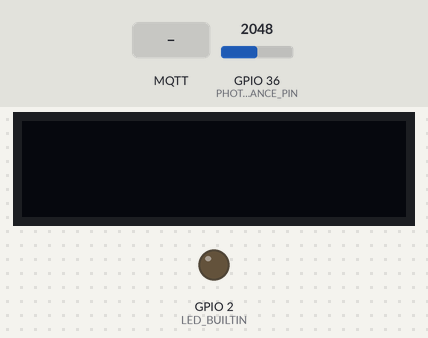
Simulated run of this program. Board: ESP32. On the bench: 128×32 one-colour display, output pins drawn as LEDs (lit = HIGH). The test bench sets the inputs (shaded band); at power-on: GPIO 36 (PHOTORESISTANCE_PIN) = 2048. WiFi joins after 1.5 s; servers stay silent unless stated; no MQTT or app messages arrive unless stated; not simulated (calls return 0 or success): MQTTCredentials.h, WiFiCredentials.h; names the files do not define were given values by the test bench: mqtt_port = 1883; what the program prints to the serial monitor is not drawn.

Above: at 2.7 s.
2.8 s: MQTT message "esp32/input" arrives on the first subscribed topic
At 3.4 s:
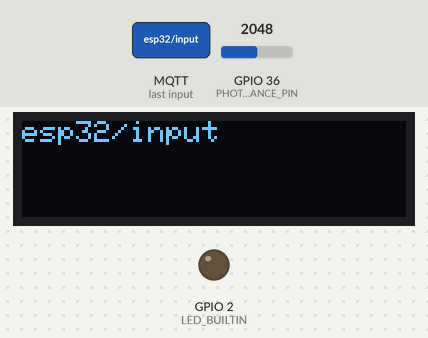
4.3 s: MQTT message "1" arrives on the first subscribed topic
At 4.6 s:
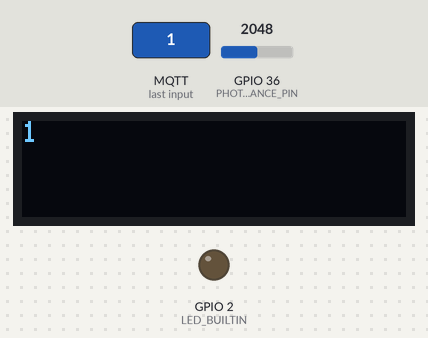
5.8 s: MQTT message "on" arrives on the first subscribed topic
At 6.9 s:
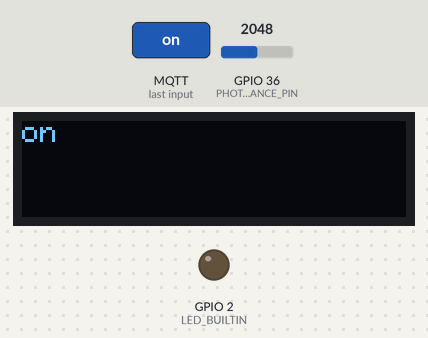
7.3 s: MQTT message "off" arrives on the first subscribed topic
At 8.0 s:
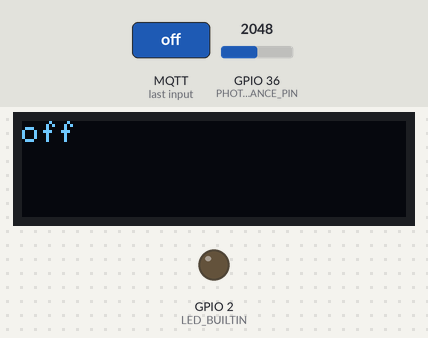
8.8 s: MQTT message "LedOn" arrives on the first subscribed topic
At 9.9 s:
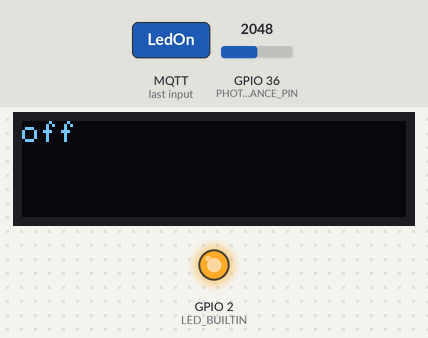
10.3 s: MQTT message "esp32/input" arrives on the first subscribed topic
At 11.5 s:
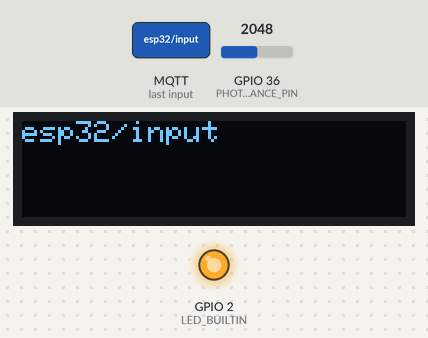
Timing chart, 0 to 12.8 s (numbered marks = the images above; inputs shaded):
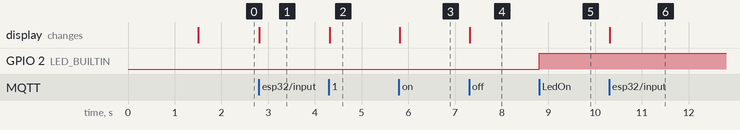

The program:

main.cpp
```cpp
/* Arduino base */
#include <Arduino.h>
#include <SPI.h>
#include <Wire.h>
/* librairie MQTT */
#include "MQTTConfig.h"
#include "WifiConfig.h"


// pin de la photorésistance
#define PHOTORESISTANCE_PIN 36
// maximum received message length
#define MAX_MSG_LEN (128)

unsigned int lumos = 0;


/*****************************
 ********** SETUP & LOOP *****
 * ***************************/

void setup() {
  Serial.begin(9600);
  /****  Connection au WiFi  ****/
  connectWifi();
  /**** Connection au broker MQTT & subscribe aux topics désirés ****/
  connectMQTT();
}


void loop() {

  /* Reconnection au broker au besoin */
  if (!client.connected()) {
    reconnect();
  }
  /* loop pour la réception de message */
  client.loop();
  /* envoie d'un message toutes les 1 seconds */
  long now = millis();
  if (now - lastMsg > 1000) {
    lastMsg = now;
    lumos = analogRead(PHOTORESISTANCE_PIN);

    /* Convert the value to a char array */
    char tempString[8];
    dtostrf(lumos, 1, 2, tempString);
    Serial.print("value = ");
    Serial.println(tempString);

    client.publish("esp32/output", tempString);
  }
}
```

MQTTConfig.h
```cpp
#include <Arduino.h>
#include <MQTTCredentials.h>
#include <PubSubClient.h>
#include <WiFi.h>
/* librarire Oled */
#include <Adafruit_GFX.h>
#include <Adafruit_I2CDevice.h>
#include <Adafruit_SSD1306.h>

WiFiClient espClient;
PubSubClient client(espClient);

/********** POUR L'ECRAN **********/
#define SCREEN_WIDTH 128  // OLED display width, in pixels
#define SCREEN_HEIGHT 32  // OLED display height, in pixels

#define OLED_RESET 16  // Reset pin # (or -1 if sharing Arduino reset pin)
#define SCREEN_ADDRESS \
  0x3C  ///< See datasheet for Address; 0x3D for 128x64, 0x3C for 128x32

TwoWire twi = TwoWire(1);  // our own TwoWire instance on bus 1
Adafruit_SSD1306 display(SCREEN_WIDTH, SCREEN_HEIGHT, &twi, OLED_RESET);

#define NUMFLAKES 10  // Number of snowflakes in the animation example

#define LOGO_HEIGHT 16
#define LOGO_WIDTH 16

static const unsigned char PROGMEM logo_bmp[] = {
    B00000000, B11000000, B00000001, B11000000, B00000001, B11000000, B00000011,
    B11100000, B11110011, B11100000, B11111110, B11111000, B01111110, B11111111,
    B00110011, B10011111, B00011111, B11111100, B00001101, B01110000, B00011011,
    B10100000, B00111111, B11100000, B00111111, B11110000, B01111100, B11110000,
    B01110000, B01110000, B00000000, B00110000};

/********** FIN POUR L'ECRAN **********/

long lastMsg = 0;
char msg[50];
int value = 0;

void callback(char* topic, byte* message, unsigned int length);

void connectMQTT(void) {
  // Connection au serveur
  client.setServer(mqtt_server, mqtt_port);
  // Gestion du callback
  client.setCallback(callback);
  // abonnnement au topic esp32/input
  client.subscribe("esp32/input");

  pinMode(LED_BUILTIN, OUTPUT);
  /****  amorçage de l'écran OLED  ****/
  twi.begin(4, 15);  // Needs to come before display.begin is used
  // SSD1306_SWITCHCAPVCC = generate display voltage from 3.3V internally
  if (!display.begin(SSD1306_SWITCHCAPVCC, SCREEN_ADDRESS)) {
    Serial.println(F("SSD1306 allocation failed"));
    for (;;)
      ;  // Don't proceed, loop forever
  }
  display.setTextSize(1);  // Draw 1 X-scale text
  display.setTextColor(SSD1306_WHITE);
  display.clearDisplay();
  // Show initial display buffer contents on the screen --
  // the library initializes this with an Adafruit splash screen.
  display.display();
}

void callback(char* topic, byte* message, unsigned int length) {
  Serial.print("Message arrived on topic: ");
  Serial.print(topic);
  Serial.print(". Message: ");
  String messageTemp = "";

  for (int i = 0; i < length; i++) {
    Serial.print((char)message[i]);
    messageTemp += (char)message[i];
  }
  Serial.println();
  pinMode(LED_BUILTIN, OUTPUT);

  // Si nous recevons un message du topic esp32/input
  if (String(topic) == "esp32/input") {
    // si message est la commande "LedOn"
    if (String(messageTemp) == "LedOn") {
      // on allume la LED
      digitalWrite(LED_BUILTIN, HIGH);
    } else  // si message est la commande "LedOff"
        if (String(messageTemp) == "LedOff") {
      // on éteint la LED
      digitalWrite(LED_BUILTIN, LOW);
    } else {
      // on affiche le contenu du message sur l'écran Oled
      display.clearDisplay();        // efface le display
      display.setCursor(0, 0);     // place le curseur
      display.println(messageTemp);  // écrit le message dans le buffer
      display.display();             // affiche le contenu du buffer
    }
  }
}

void reconnect() {
  // Loop until we're reconnected
  while (!client.connected()) {
    Serial.print("Attempting MQTT connection...");
    // Attempt to connect
    // ? may need to change
    if (client.connect("ESP8266Client")) {
      Serial.println("connected");
      // Subscribe
      client.subscribe("esp32/input");
    } else {
      Serial.print("failed, rc=");
      Serial.print(client.state());
      Serial.println(" try again in 5 seconds");
      // Wait 5 seconds before retrying
      delay(5000);
    }
  }
}
```

WifiConfig.h
```cpp
#include "WiFi.h"
#include "WiFiCredentials.h"

void connectWifi(void) {
  WiFi.begin(SSID, WiFiPassword);
  Serial.print("Connecting");
  while (WiFi.status() != WL_CONNECTED) {
    delay(500);
    Serial.print(".");
  }
  Serial.println();

  Serial.print("Connected, IP address: ");
  Serial.println(WiFi.localIP());
}
```

Measured:
- after the input at 2.8 s, the display: changes at once (image 1)
- after the input at 4.3 s, the display: changes at once (image 2)
- after the input at 5.8 s, the display: changes at once (image 3)
- after the input at 7.3 s, the display: changes at once (image 4)
- after the input at 8.8 s, GPIO 2 (LED_BUILTIN): LOW → HIGH at once
- after the input at 10.3 s, the display: changes at once (image 6)
